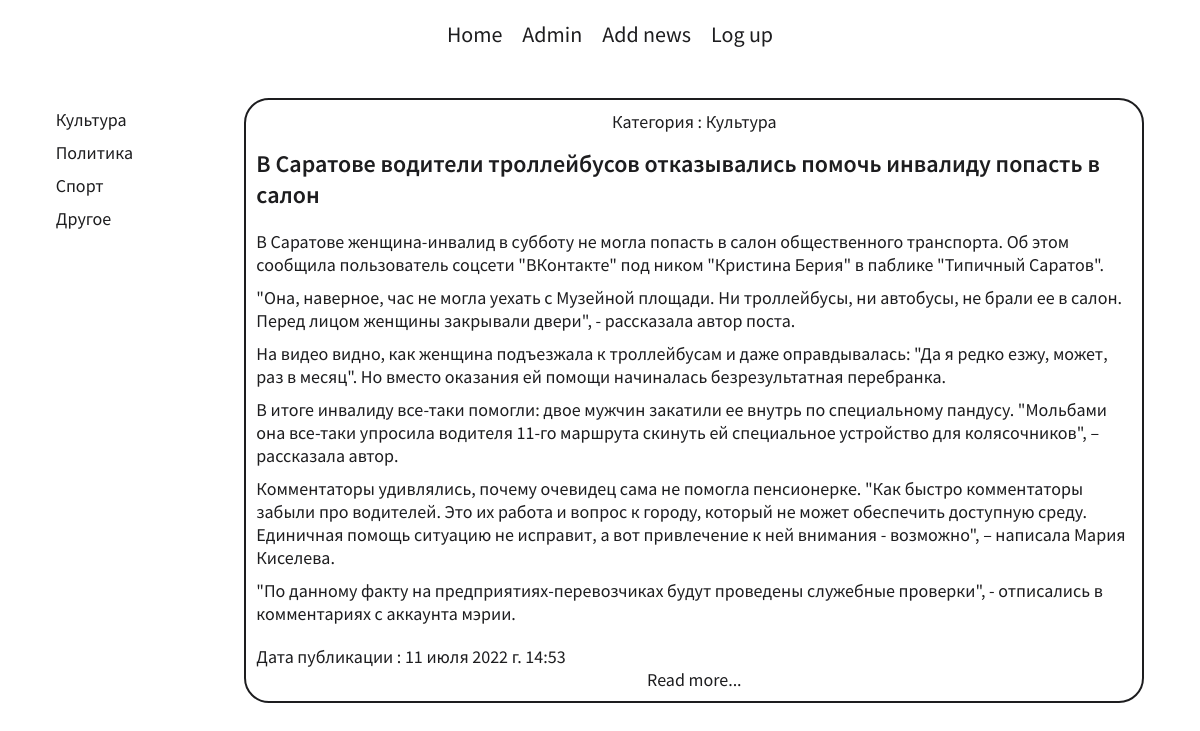
Screenshot of /news/voditeli-trolleybysov-otkazyvalis-pomoch-invalidy with the database file from the repository.
### news/models.py (models this page shows, shortened)
class Category(models.Model):
    title = models.CharField(max_length=150, verbose_name='Категория')
    def get_absolute_url(self):
        return reverse('category' , kwargs={"category_id" : self.pk})
    def __str__(self) :
        return self.title
    class Meta() :
        verbose_name = 'Категория'
        verbose_name_plural = 'Категории'

class News(models.Model):
    title = models.CharField(max_length=150, verbose_name='Название')
    content = models.TextField(verbose_name='Содержимое')
    created_at = models.DateTimeField(auto_now_add=True,verbose_name='Дата')
    slug = models.SlugField(verbose_name='Slug' , unique=True)
    category = models.ForeignKey('Category' , on_delete= models.CASCADE , verbose_name='Категория')
    is_published = models.BooleanField(verbose_name='Опубликовано' , default=False)
    class Meta() :
        verbose_name = 'Новость'
        verbose_name_plural = 'Новости'
        ordering = ['-created_at']

### news/views.py (the view)
# urls.py: path('news/<slug:slug>' , ViewNews.as_view() , name='view_news'),
class ViewNews(DetailView):
    model = News
    context_object_name = 'news'
    template_name = 'news/view_news.html'

### news/templatetags/news_tags.py (called while the page is built)
@register.simple_tag()
def get_categories():
    return Category.objects.all()

### templates/news/view_news.html (shortened to what this page needs)
{% extends 'news/index.html' %}
{% block content %}
<div class="main_cards">
    <div class="card">
        <a class="cardCategory" href="{{ news.category.get_absolute_url }}"> Категория : {{ news.category }}</a>
        <h2> {{news.title}} </h2>
        <p> {{ news.content|linebreaks }} </p>
        <p> Дата публикации : {{ news.created_at }} </p>
        <a href="{{ item.get_absolute_url }}">Read more...</a>
    </div>
</div>
{% endblock %}

### templates/news/includes/_sidebar.html
{% load news_tags %}
<div class="nav">
    {% get_categories as categories %}
    {% for item in categories %}
    <a href="{{ item.get_absolute_url }}" > {{ item.title }}</a>
    {% endfor %}
</div>

### static/news/css/style.css (style rules this page uses)
h1,h2,p,body { margin: 0px; padding: 0px; }
.main_cards { width: 900px; }
.card { margin-bottom: 30px; padding: 10px; border: 2px solid #1D1D1F; border-radius: 25px; }
.card p { padding-top: 10px; font-family: "SourceRegular"; font-size: 18px; color : #1D1D1F; }
.card a { font-family: "SourceRegular"; font-size: 18px; color : #1D1D1F; text-decoration: none; display: flex; justify-content: center; }
.card h2 { font-family: "SourceSemiBold"; font-size: 24px; padding-top: 15px; color : #1D1D1F; }
.nav { display: flex; flex-direction: column; }
.nav a { padding-top: 10px; font-family: "SourceRegular"; font-size: 18px; color : #1D1D1F; text-decoration: none; }

### rows the page displays
Category: title "Культура"
Category: title "Политика"
Category: title "Спорт"
Category: title "Другое"
News: category "Культура", title "В Саратове водители троллейбусов отказывались помочь инвалиду попасть в салон", content "В Саратове женщина-инвалид в субботу не могла попасть в салон общественного транспорта. Об этом сообщила пользователь соцсети \"ВКонтакте\" под ником \"Кристина Берия\" в паблике \"Типичный Саратов\". \"Она, наверное, час не могла уехать с Музейной площади. Ни троллейбусы, ни автобусы, не брали ее в салон. Перед лицом женщины закрывали двери\", - рассказала автор поста. На видео видно, как женщина подъезжала к троллейбусам и даже оправдывалась: \"Да я редко езжу, может, раз в месяц\". Но вместо оказания ей помощи начиналась безрезультатная перебранка. В итоге инвалиду все-таки помогли: двое мужчин закатили ее внутрь по специальному пандусу. \"Мольбами она все-таки упросила водителя 11-го маршрута…", created_at "11 июля 2022 г. 14:53"
